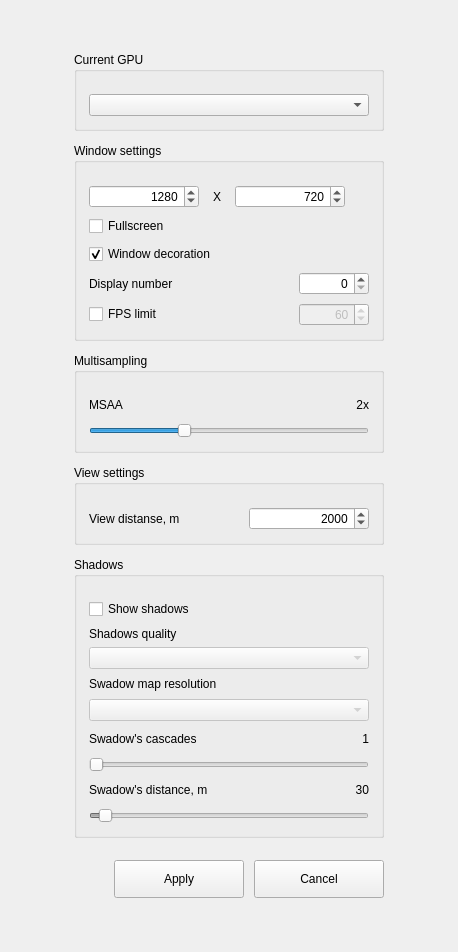
      <widget class="QWidget" name="tab_settings">
       <attribute name="title">
        <string>Settings</string>
       </attribute>
       <layout class="QVBoxLayout" name="settingsLayout">
        <property name="spacing">
         <number>12</number>
        </property>
        <property name="leftMargin">
         <number>18</number>
        </property>
        <property name="topMargin">
         <number>18</number>
        </property>
        <property name="rightMargin">
         <number>18</number>
        </property>
        <property name="bottomMargin">
         <number>18</number>
        </property>
        <item>
         <spacer name="settingsTopSpacer">
          <property name="orientation">
           <enum>Qt::Vertical</enum>
          </property>
          <property name="sizeHint" stdset="0">
           <size>
            <width>20</width>
            <height>20</height>
           </size>
          </property>
         </spacer>
        </item>
        <item>
         <layout class="QHBoxLayout" name="settingsRow">
          <property name="spacing">
           <number>12</number>
          </property>
          <item>
           <spacer name="settingsLeftSpacer">
            <property name="orientation">
             <enum>Qt::Horizontal</enum>
            </property>
            <property name="sizeHint" stdset="0">
             <size>
              <width>40</width>
              <height>20</height>
             </size>
            </property>
           </spacer>
          </item>
          <item>
           <layout class="QVBoxLayout" name="settingsColumns">

    <property name="spacing">
     <number>12</number>
    </property>
    <property name="leftMargin">
     <number>16</number>
    </property>
    <property name="topMargin">
     <number>14</number>
    </property>
    <property name="rightMargin">
     <number>16</number>
    </property>
    <property name="bottomMargin">
     <number>16</number>
    </property>
    <item>
     <widget class="QGroupBox" name="groupBox">
      <property name="title">
       <string>Current GPU</string>
      </property>
      <layout class="QVBoxLayout" name="verticalLayout_2">
       <property name="spacing">
        <number>8</number>
       </property>
       <property name="leftMargin">
        <number>12</number>
       </property>
       <property name="topMargin">
        <number>22</number>
       </property>
       <property name="rightMargin">
        <number>12</number>
       </property>
       <property name="bottomMargin">
        <number>12</number>
       </property>
       <item>
        <widget class="QComboBox" name="cbListGPU">
         <property name="editable">
          <bool>false</bool>
         </property>
         <property name="sizePolicy">
          <sizepolicy hsizetype="Expanding" vsizetype="Fixed">
           <horstretch>0</horstretch>
           <verstretch>0</verstretch>
          </sizepolicy>
         </property>
        </widget>
       </item>
      </layout>
     </widget>
    </item>
    <item>
     <widget class="QGroupBox" name="groupBox_2">
      <property name="title">
       <string>Window settings</string>
      </property>
      <layout class="QVBoxLayout" name="verticalLayout_3">
       <property name="spacing">
        <number>8</number>
       </property>
       <property name="leftMargin">
        <number>12</number>
       </property>
       <property name="topMargin">
        <number>22</number>
       </property>
       <property name="rightMargin">
        <number>12</number>
       </property>
       <property name="bottomMargin">
        <number>12</number>
       </property>
       <item>
        <layout class="QHBoxLayout" name="horizontalLayout">
         <property name="spacing">
          <number>8</number>
         </property>
         <item>
          <widget class="QSpinBox" name="sbWindowWidth">
           <property name="minimumSize">
            <size>
             <width>110</width>
             <height>0</height>
            </size>
           </property>
           <property name="maximumSize">
            <size>
             <width>110</width>
             <height>16777215</height>
            </size>
           </property>
           <property name="alignment">
            <set>Qt::AlignRight|Qt::AlignTrailing|Qt::AlignVCenter</set>
           </property>
           <property name="maximum">
            <number>6880</number>
           </property>
           <property name="value">
            <number>1280</number>
           </property>
          </widget>
         </item>
         <item>
          <widget class="QLabel" name="label">
           <property name="minimumSize">
            <size>
             <width>20</width>
             <height>0</height>
            </size>
           </property>
           <property name="maximumSize">
            <size>
             <width>20</width>
             <height>16777215</height>
            </size>
           </property>
           <property name="text">
            <string>X</string>
           </property>
           <property name="alignment">
            <set>Qt::AlignCenter</set>
           </property>
          </widget>
         </item>
         <item>
          <widget class="QSpinBox" name="sbWindowHeight">
           <property name="minimumSize">
            <size>
             <width>110</width>
             <height>0</height>
            </size>
           </property>
           <property name="maximumSize">
            <size>
             <width>110</width>
             <height>16777215</height>
            </size>
           </property>
           <property name="alignment">
            <set>Qt::AlignRight|Qt::AlignTrailing|Qt::AlignVCenter</set>
           </property>
           <property name="maximum">
            <number>3870</number>
           </property>
           <property name="value">
            <number>720</number>
           </property>
          </widget>
         </item>
         <item>
          <spacer name="horizontalSpacer_2">
           <property name="orientation">
            <enum>Qt::Horizontal</enum>
           </property>
           <property name="sizeHint" stdset="0">
            <size>
             <width>20</width>
             <height>20</height>
            </size>
           </property>
          </spacer>
         </item>
        </layout>
       </item>
       <item>
        <widget class="QCheckBox" name="cbFullScreenMode">
         <property name="text">
          <string>Fullscreen</string>
         </property>
        </widget>
       </item>
       <item>
        <widget class="QCheckBox" name="cbWindowDecoration">
         <property name="text">
          <string>Window decoration</string>
         </property>
         <property name="checked">
          <bool>true</bool>
         </property>
        </widget>
       </item>
       <item>
        <layout class="QHBoxLayout" name="horizontalLayout_2">
         <property name="spacing">
          <number>8</number>
         </property>
         <item>
          <widget class="QLabel" name="label_2">
           <property name="text">
            <string>Display number</string>
           </property>
          </widget>
         </item>
         <item>
          <spacer name="horizontalSpacer_3">
           <property name="orientation">
            <enum>Qt::Horizontal</enum>
           </property>
           <property name="sizeHint" stdset="0">
            <size>
             <width>20</width>
             <height>20</height>
            </size>
           </property>
          </spacer>
         </item>
         <item>
          <widget class="QSpinBox" name="sbDisplayNumber">
           <property name="minimumSize">
            <size>
             <width>70</width>
             <height>0</height>
            </size>
           </property>
           <property name="maximumSize">
            <size>
             <width>70</width>
             <height>16777215</height>
            </size>
           </property>
           <property name="alignment">
            <set>Qt::AlignRight|Qt::AlignTrailing|Qt::AlignVCenter</set>
           </property>
           <property name="maximum">
            <number>100</number>
           </property>
          </widget>
         </item>
        </layout>
       </item>
       <item>
        <layout class="QHBoxLayout" name="horizontalLayout_3">
         <property name="spacing">
          <number>8</number>
         </property>
         <item>
          <widget class="QCheckBox" name="cbLimitFPS">
           <property name="text">
            <string>FPS limit</string>
           </property>
          </widget>
         </item>
         <item>
          <spacer name="horizontalSpacer_4">
           <property name="orientation">
            <enum>Qt::Horizontal</enum>
           </property>
           <property name="sizeHint" stdset="0">
            <size>
             <width>20</width>
             <height>20</height>
            </size>
           </property>
          </spacer>
         </item>
         <item>
          <widget class="QSpinBox" name="sbMaxFPS">
           <property name="enabled">
            <bool>false</bool>
           </property>
           <property name="minimumSize">
            <size>
             <width>70</width>
             <height>0</height>
            </size>
           </property>
           <property name="maximumSize">
            <size>
             <width>70</width>
             <height>16777215</height>
            </size>
           </property>
           <property name="alignment">
            <set>Qt::AlignRight|Qt::AlignTrailing|Qt::AlignVCenter</set>
           </property>
           <property name="maximum">
            <number>1000</number>
           </property>
           <property name="singleStep">
            <number>10</number>
           </property>
           <property name="value">
            <number>60</number>
           </property>
          </widget>
         </item>
        </layout>
       </item>
      </layout>
     </widget>
    </item>
    <item>
     <widget class="QGroupBox" name="groupBox_4">
      <property name="title">
       <string>Multisampling</string>
      </property>
      <layout class="QVBoxLayout" name="verticalLayout_5">
       <property name="spacing">
        <number>8</number>
       </property>
       <property name="leftMargin">
        <number>12</number>
       </property>
       <property name="topMargin">
        <number>22</number>
       </property>
       <property name="rightMargin">
        <number>12</number>
       </property>
       <property name="bottomMargin">
        <number>12</number>
       </property>
       <item>
        <layout class="QHBoxLayout" name="horizontalLayout_6">
         <property name="spacing">
          <number>8</number>
         </property>
         <item>
          <widget class="QLabel" name="label_5">
           <property name="text">
            <string>MSAA</string>
           </property>
          </widget>
         </item>
         <item>
          <spacer name="horizontalSpacer_5">
           <property name="orientation">
            <enum>Qt::Horizontal</enum>
           </property>
           <property name="sizeHint" stdset="0">
            <size>
             <width>20</width>
             <height>20</height>
            </size>
           </property>
          </spacer>
         </item>
         <item>
          <widget class="QLabel" name="lMSAA">
           <property name="text">
            <string>2x</string>
           </property>
           <property name="alignment">
            <set>Qt::AlignRight|Qt::AlignTrailing|Qt::AlignVCenter</set>
           </property>
          </widget>
         </item>
        </layout>
       </item>
       <item>
        <widget class="QSlider" name="hsMSAA">
         <property name="minimum">
          <number>0</number>
         </property>
         <property name="maximum">
          <number>3</number>
         </property>
         <property name="value">
          <number>1</number>
         </property>
         <property name="orientation">
          <enum>Qt::Horizontal</enum>
         </property>
        </widget>
       </item>
      </layout>
     </widget>
    </item>
    <item>
     <widget class="QGroupBox" name="groupBox_3">
      <property name="title">
       <string>View settings</string>
      </property>
      <layout class="QVBoxLayout" name="verticalLayout_4">
       <property name="spacing">
        <number>8</number>
       </property>
       <property name="leftMargin">
        <number>12</number>
       </property>
       <property name="topMargin">
        <number>22</number>
       </property>
       <property name="rightMargin">
        <number>12</number>
       </property>
       <property name="bottomMargin">
        <number>12</number>
       </property>
       <item>
        <layout class="QHBoxLayout" name="horizontalLayout_4">
         <property name="spacing">
          <number>8</number>
         </property>
         <item>
          <widget class="QLabel" name="label_3">
           <property name="text">
            <string>View distanse, m</string>
           </property>
          </widget>
         </item>
         <item>
          <spacer name="horizontalSpacer_6">
           <property name="orientation">
            <enum>Qt::Horizontal</enum>
           </property>
           <property name="sizeHint" stdset="0">
            <size>
             <width>20</width>
             <height>20</height>
            </size>
           </property>
          </spacer>
         </item>
         <item>
          <widget class="QSpinBox" name="sbViewDistance">
           <property name="minimumSize">
            <size>
             <width>120</width>
             <height>0</height>
            </size>
           </property>
           <property name="maximumSize">
            <size>
             <width>120</width>
             <height>16777215</height>
            </size>
           </property>
           <property name="alignment">
            <set>Qt::AlignRight|Qt::AlignTrailing|Qt::AlignVCenter</set>
           </property>
           <property name="maximum">
            <number>100000</number>
           </property>
           <property name="singleStep">
            <number>100</number>
           </property>
           <property name="value">
            <number>2000</number>
           </property>
          </widget>
         </item>
        </layout>
       </item>
      </layout>
     </widget>
    </item>
    <item>
     <widget class="QGroupBox" name="groupBox_6">
      <property name="title">
       <string>Shadows</string>
      </property>
      <layout class="QVBoxLayout" name="verticalLayout_8">
       <property name="spacing">
        <number>8</number>
       </property>
       <property name="leftMargin">
        <number>12</number>
       </property>
       <property name="topMargin">
        <number>22</number>
       </property>
       <property name="rightMargin">
        <number>12</number>
       </property>
       <property name="bottomMargin">
        <number>12</number>
       </property>
       <item>
        <widget class="QCheckBox" name="cbShowShadows">
         <property name="text">
          <string>Show shadows</string>
         </property>
        </widget>
       </item>
       <item>
        <layout class="QVBoxLayout" name="verticalLayout_7">
         <property name="spacing">
          <number>6</number>
         </property>
         <item>
          <widget class="QLabel" name="label_4">
           <property name="text">
            <string>Shadows quality</string>
           </property>
          </widget>
         </item>
         <item>
          <widget class="QComboBox" name="cbSwadowsQuality">
           <property name="enabled">
            <bool>false</bool>
           </property>
           <property name="sizePolicy">
            <sizepolicy hsizetype="Expanding" vsizetype="Fixed">
             <horstretch>0</horstretch>
             <verstretch>0</verstretch>
            </sizepolicy>
           </property>
          </widget>
         </item>
        </layout>
       </item>
       <item>
        <widget class="QLabel" name="label_6">
         <property name="text">
          <string>Swadow map resolution</string>
         </property>
        </widget>
       </item>
       <item>
        <widget class="QComboBox" name="cbShadowsMap">
         <property name="enabled">
          <bool>false</bool>
         </property>
         <property name="sizePolicy">
          <sizepolicy hsizetype="Expanding" vsizetype="Fixed">
           <horstretch>0</horstretch>
           <verstretch>0</verstretch>
          </sizepolicy>
         </property>
        </widget>
       </item>
       <item>
        <layout class="QHBoxLayout" name="horizontalLayout_8">
         <property name="spacing">
          <number>8</number>
         </property>
         <item>
          <widget class="QLabel" name="label_7">
           <property name="text">
            <string>Swadow's cascades</string>
           </property>
          </widget>
         </item>
         <item>
          <spacer name="horizontalSpacer_7">
           <property name="orientation">
            <enum>Qt::Horizontal</enum>
           </property>
           <property name="sizeHint" stdset="0">
            <size>
             <width>20</width>
             <height>20</height>
            </size>
           </property>
          </spacer>
         </item>
         <item>
          <widget class="QLabel" name="lShadowsCascades">
           <property name="text">
            <string>1</string>
           </property>
           <property name="alignment">
            <set>Qt::AlignRight|Qt::AlignTrailing|Qt::AlignVCenter</set>
           </property>
          </widget>
         </item>
        </layout>
       </item>
       <item>
        <widget class="QSlider" name="hsShadowsCascades">
         <property name="enabled">
          <bool>false</bool>
         </property>
         <property name="minimum">
          <number>1</number>
         </property>
         <property name="maximum">
          <number>4</number>
         </property>
         <property name="orientation">
          <enum>Qt::Horizontal</enum>
         </property>
        </widget>
       </item>
       <item>
        <layout class="QHBoxLayout" name="horizontalLayout_9">
         <property name="spacing">
          <number>8</number>
         </property>
         <item>
          <widget class="QLabel" name="label_8">
           <property name="text">
            <string>Swadow's distance, m</string>
           </property>
          </widget>
         </item>
         <item>
          <spacer name="horizontalSpacer_8">
           <property name="orientation">
            <enum>Qt::Horizontal</enum>
           </property>
           <property name="sizeHint" stdset="0">
            <size>
             <width>20</width>
             <height>20</height>
            </size>
           </property>
          </spacer>
         </item>
         <item>
          <widget class="QLabel" name="lShadowsDistance">
           <property name="text">
            <string>30</string>
           </property>
           <property name="alignment">
            <set>Qt::AlignRight|Qt::AlignTrailing|Qt::AlignVCenter</set>
           </property>
          </widget>
         </item>
        </layout>
       </item>
       <item>
        <widget class="QSlider" name="hsShadowsDistance">
         <property name="enabled">
          <bool>false</bool>
         </property>
         <property name="minimum">
          <number>20</number>
         </property>
         <property name="maximum">
          <number>300</number>
         </property>
         <property name="singleStep">
          <number>10</number>
         </property>
         <property name="value">
          <number>30</number>
         </property>
         <property name="orientation">
          <enum>Qt::Horizontal</enum>
         </property>
        </widget>
       </item>
      </layout>
     </widget>
    </item>
    <item>
     <spacer name="verticalSpacer">
      <property name="orientation">
       <enum>Qt::Vertical</enum>
      </property>
      <property name="sizeHint" stdset="0">
       <size>
        <width>20</width>
        <height>10</height>
       </size>
      </property>
     </spacer>
    </item>
    <item>
     <layout class="QHBoxLayout" name="horizontalLayout_5">
      <property name="spacing">
       <number>10</number>
      </property>
      <item>
       <spacer name="horizontalSpacer_9">
        <property name="orientation">
         <enum>Qt::Horizontal</enum>
        </property>
        <property name="sizeHint" stdset="0">
         <size>
          <width>40</width>
          <height>20</height>
         </size>
        </property>
       </spacer>
      </item>
      <item>
       <widget class="QPushButton" name="pbGraphApply">
        <property name="minimumSize">
         <size>
          <width>130</width>
          <height>38</height>
         </size>
        </property>
        <property name="text">
         <string>Apply</string>
        </property>
        <property name="primary" stdset="0">
         <bool>true</bool>
        </property>
       </widget>
      </item>
      <item>
       <widget class="QPushButton" name="pbGraphCancel">
        <property name="minimumSize">
         <size>
          <width>130</width>
          <height>38</height>
         </size>
        </property>
        <property name="text">
         <string>Cancel</string>
        </property>
       </widget>
      </item>
     </layout>
    </item>
              </layout>
          </item>
          <item>
           <spacer name="settingsRightSpacer">
            <property name="orientation">
             <enum>Qt::Horizontal</enum>
            </property>
            <property name="sizeHint" stdset="0">
             <size>
              <width>40</width>
              <height>20</height>
             </size>
            </property>
           </spacer>
          </item>
         </layout>
        </item>
        <item>
         <spacer name="settingsBottomSpacer">
          <property name="orientation">
           <enum>Qt::Vertical</enum>
          </property>
          <property name="sizeHint" stdset="0">
           <size>
            <width>20</width>
            <height>20</height>
           </size>
          </property>
         </spacer>
        </item>
       </layout>
      </widget>
